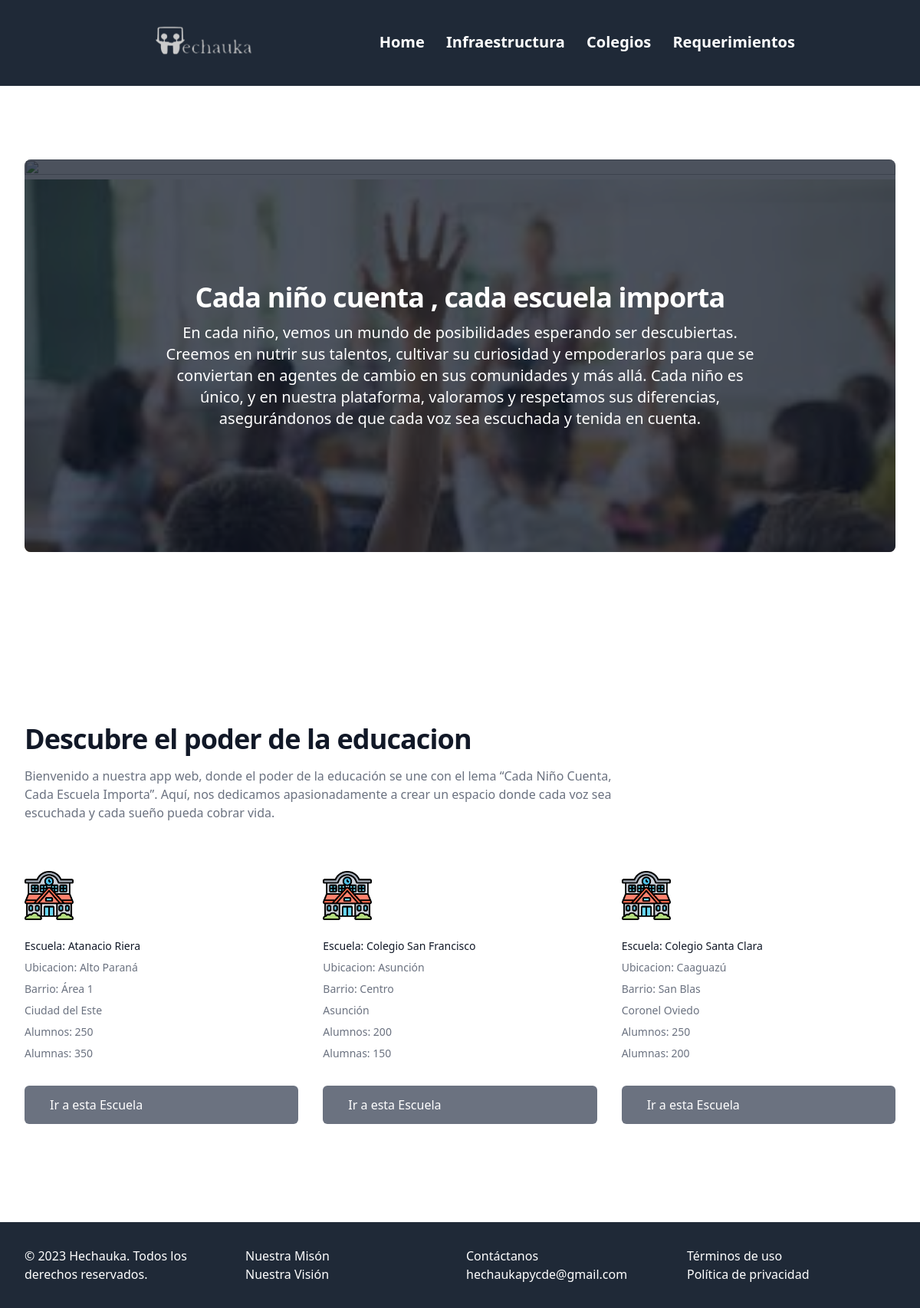
Screenshot of /homepage with the database file from the repository.
### all_july_hack/modelos.py (models this page shows)
class Escuela(db.Model):
    id = db.Column(db.Integer, primary_key=True)
    nombre = db.Column(db.String(100), unique=True, nullable=False)
    departamento = db.Column(db.String(100), nullable=False)
    ciudad = db.Column(db.String(100), nullable=False)
    barrio = db.Column(db.String(100), nullable=False)
    cantidad_alumnos = db.Column(db.Integer, nullable=False)
    cantidad_alumnas = db.Column(db.Integer, nullable = False)
    docente = db.relationship('Docente', backref='escuela', lazy=True)
    kit_escolar = db.relationship('Kit_escolar', backref='escuela', lazy=True)
    merienda_escolar = db.relationship('Merienda_escolar', backref='escuela', lazy=True)
    sala_clase = db.relationship('Sala_clase', backref='escuela', lazy=True)

### all_july_hack/app.py (the view)
@app.route('/homepage')
def homepage():
    search_query = request.args.get('buscador', '')
    if search_query:
        escuelas = Escuela.query.filter(
            (Escuela.nombre.ilike(f'%{search_query}%')) |
            (Escuela.departamento.ilike(f'%{search_query}%')) |
            (Escuela.ciudad.ilike(f'%{search_query}%'))
        ).all()
    else:
        escuelas = Escuela.query.all()
    return render_template('homepage.html', escuelas=escuelas)

### all_july_hack/templates/homepage.html (shortened to what this page needs)
{% extends 'base.html' %} {% block titulo %} Home {% endblock %} {% block
    contenido %}
    <div>
      <div class="bg-white">
        <div class="mx-auto max-w-7xl px-4 py-16 sm:px-6 sm:py-24 lg:px-8">
          <div class="relative overflow-hidden rounded-lg">
            <div class="absolute inset-0">
              <div id="carousel" class="carousel-container">
                <img
                  src="https://blogs.unib.org/wp-content/uploads/2021/12/unini-separar-clases-600x400.jpg"
                  alt=""
                  class="carousel-image h-full w-full object-cover object-center"
                />
                <img
                  alt=""
                  class="carousel-image h-full w-full object-cover object-center"
                />
              </div>
            </div>
            <div
              class="relative bg-gray-900 bg-opacity-75 px-6 py-32 sm:px-12 sm:py-40 lg:px-16"
            >
              <div
                class="relative mx-auto flex max-w-3xl flex-col items-center text-center"
              >
                <h2
                  class="text-3xl font-bold tracking-tight text-white sm:text-4xl"
                >
                  <span class="block sm:inline">Cada niño cuenta</span>
                  <span class="block sm:inline">, cada escuela importa</span>
                </h2>
                <p class="mt-3 text-xl text-white">
                  En cada niño, vemos un mundo de posibilidades esperando ser
                  descubiertas. Creemos en nutrir sus talentos, cultivar su
                  curiosidad y empoderarlos para que se conviertan en agentes de
                  cambio en sus comunidades y más allá. Cada niño es único, y en
                  nuestra plataforma, valoramos y respetamos sus diferencias,
                  asegurándonos de que cada voz sea escuchada y tenida en cuenta.
                </p>
              </div>
            </div>
          </div>
        </div>
      </div>
      <div class="bg-white justify-center">
        <div class="mx-auto max-w-7xl py-24 sm:px-2 sm:py-32 lg:px-4">
          <div class="mx-auto max-w-2xl px-4 lg:max-w-none">
            <div class="max-w-3xl">
              <h2 class="text-4xl font-bold tracking-tight text-gray-900">
                Descubre el poder de la educacion
              </h2>
              <p class="mt-4 text-gray-500">
                Bienvenido a nuestra app web, donde el poder de la educación se une
                con el lema “Cada Niño Cuenta, Cada Escuela Importa”. Aquí, nos
                dedicamos apasionadamente a crear un espacio donde cada voz sea
                escuchada y cada sueño pueda cobrar vida.
              </p>
            </div>
            <div class="mt-16 grid grid-cols-1 gap-x-8 gap-y-10 lg:grid-cols-3">
        {% for escuela in escuelas %}
              <div class="sm:flex lg:block">
                <div class="sm:flex-shrink-0">
                  <img
                    class="h-16 w-16"
                    src="/static/escuela.png"
                    alt=""
                  />
                </div>
                <div class="mt-4 sm:ml-6 sm:mt-0 lg:ml-0 lg:mt-6">
                  <h3 class="text-sm font-medium text-gray-900">
                    Escuela: {{ escuela.nombre }}
                  </h3>
                  <p class="mt-2 text-sm text-gray-500">
                    Ubicacion: {{ escuela.departamento }}
                  </p>
                  <p class="mt-2 text-sm text-gray-500">Barrio: {{ escuela.barrio }}</p>
                  <p class="mt-2 text-sm text-gray-500">{{ escuela.ciudad }}</p>
                </div>
                <div>
                    <p class="mt-2 text-sm text-gray-500">Alumnos: {{escuela.cantidad_alumnos}} </p>
                    <p class="mt-2 text-sm text-gray-500">Alumnas: {{escuela.cantidad_alumnas}}</p>
                </div>
                <div>
                  <a
                    href="/escuela/{{ escuela.id }}"
                    class="mt-8 block w-full rounded-md border border-transparent bg-gray-500 px-8 py-3 text-base font-medium text-white hover:bg-black sm:w-auto"
                    >Ir a esta Escuela</a
                  >
                </div>
              </div>
    {% endfor %}
            </div>
          </div>
        </div>
      </div>
    </div>
    {%endblock%}

### rows the page displays
Escuela: nombre "Atanacio Riera", departamento "Alto Paraná", barrio "Área 1", ciudad "Ciudad del Este", cantidad_alumnos "250", cantidad_alumnas "350"
Escuela: nombre "Colegio San Francisco", departamento "Asunción", barrio "Centro", ciudad "Asunción", cantidad_alumnos "200", cantidad_alumnas "150"
Escuela: nombre "Colegio Santa Clara", departamento "Caaguazú", barrio "San Blas", ciudad "Coronel Oviedo", cantidad_alumnos "250", cantidad_alumnas "200"
